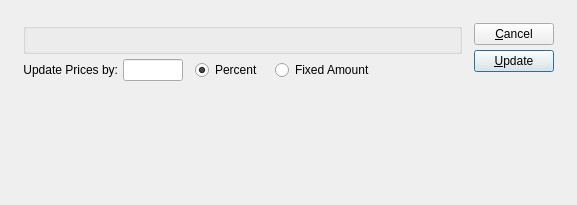
<?xml version="1.0" encoding="UTF-8"?>
<ui version="4.0">
 <comment>This file is part of the xTuple ERP: PostBooks Edition, a free and
open source Enterprise Resource Planning software suite,
Copyright (c) 1999-2018 by OpenMFG LLC, d/b/a xTuple.
It is licensed to you under the Common Public Attribution License
version 1.0, the full text of which (including xTuple-specific Exhibits)
is available at www.xtuple.com/CPAL.  By using this software, you agree
to be bound by its terms.</comment>
 <class>updateListPricesByProductCategory</class>
 <widget class="QDialog" name="updateListPricesByProductCategory">
  <property name="geometry">
   <rect>
    <x>0</x>
    <y>0</y>
    <width>577</width>
    <height>205</height>
   </rect>
  </property>
  <property name="windowTitle">
   <string>Update List Prices by Product Category</string>
  </property>
  <layout class="QGridLayout" name="gridLayout_2">
   <item row="0" column="0">
    <layout class="QGridLayout" name="gridLayout">
     <property name="margin">
      <number>12</number>
     </property>
     <property name="spacing">
      <number>12</number>
     </property>
     <item row="0" column="0">
      <layout class="QVBoxLayout">
       <property name="spacing">
        <number>0</number>
       </property>
       <item>
        <layout class="QVBoxLayout">
         <property name="spacing">
          <number>5</number>
         </property>
         <item>
          <widget class="ParameterGroup" name="_productCategory">
           <property name="title">
            <string/>
           </property>
           <property name="fixedSize">
            <bool>false</bool>
           </property>
          </widget>
         </item>
         <item>
          <layout class="QHBoxLayout">
           <property name="spacing">
            <number>12</number>
           </property>
           <item>
            <layout class="QHBoxLayout">
             <property name="spacing">
              <number>5</number>
             </property>
             <item>
              <widget class="QLabel" name="_updateLit">
               <property name="text">
                <string>Update Prices by:</string>
               </property>
               <property name="alignment">
                <set>Qt::AlignRight|Qt::AlignTrailing|Qt::AlignVCenter</set>
               </property>
              </widget>
             </item>
             <item>
              <widget class="XLineEdit" name="_updateBy">
               <property name="sizePolicy">
                <sizepolicy hsizetype="Preferred" vsizetype="Fixed">
                 <horstretch>0</horstretch>
                 <verstretch>0</verstretch>
                </sizepolicy>
               </property>
               <property name="maximumSize">
                <size>
                 <width>60</width>
                 <height>32767</height>
                </size>
               </property>
               <property name="alignment">
                <set>Qt::AlignRight</set>
               </property>
              </widget>
             </item>
            </layout>
           </item>
           <item>
            <widget class="QRadioButton" name="_percent">
             <property name="text">
              <string>Percent</string>
             </property>
             <property name="checked">
              <bool>true</bool>
             </property>
            </widget>
           </item>
           <item>
            <widget class="QRadioButton" name="_value">
             <property name="text">
              <string>Fixed Amount</string>
             </property>
            </widget>
           </item>
           <item>
            <spacer name="Spacer42">
             <property name="orientation">
              <enum>Qt::Horizontal</enum>
             </property>
             <property name="sizeType">
              <enum>QSizePolicy::Expanding</enum>
             </property>
             <property name="sizeHint" stdset="0">
              <size>
               <width>20</width>
               <height>20</height>
              </size>
             </property>
            </spacer>
           </item>
          </layout>
         </item>
        </layout>
       </item>
       <item>
        <spacer name="Spacer27">
         <property name="orientation">
          <enum>Qt::Vertical</enum>
         </property>
         <property name="sizeType">
          <enum>QSizePolicy::Expanding</enum>
         </property>
         <property name="sizeHint" stdset="0">
          <size>
           <width>20</width>
           <height>0</height>
          </size>
         </property>
        </spacer>
       </item>
      </layout>
     </item>
     <item row="0" column="1">
      <layout class="QVBoxLayout">
       <property name="spacing">
        <number>5</number>
       </property>
       <item>
        <widget class="QPushButton" name="_close">
         <property name="text">
          <string>&amp;Cancel</string>
         </property>
        </widget>
       </item>
       <item>
        <widget class="QPushButton" name="_update">
         <property name="text">
          <string>&amp;Update</string>
         </property>
         <property name="autoDefault">
          <bool>true</bool>
         </property>
         <property name="default">
          <bool>true</bool>
         </property>
        </widget>
       </item>
       <item>
        <spacer name="Spacer26">
         <property name="orientation">
          <enum>Qt::Vertical</enum>
         </property>
         <property name="sizeType">
          <enum>QSizePolicy::Expanding</enum>
         </property>
         <property name="sizeHint" stdset="0">
          <size>
           <width>20</width>
           <height>20</height>
          </size>
         </property>
        </spacer>
       </item>
      </layout>
     </item>
    </layout>
   </item>
  </layout>
 </widget>
 <layoutdefault spacing="6" margin="11"/>
 <customwidgets>
  <customwidget>
   <class>ParameterGroup</class>
   <extends>QGroupBox</extends>
   <header>parametergroup.h</header>
   <container>1</container>
  </customwidget>
  <customwidget>
   <class>XLineEdit</class>
   <extends>QLineEdit</extends>
   <header>xlineedit.h</header>
   <container>1</container>
  </customwidget>
 </customwidgets>
 <tabstops>
  <tabstop>_productCategory</tabstop>
  <tabstop>_updateBy</tabstop>
  <tabstop>_update</tabstop>
  <tabstop>_close</tabstop>
 </tabstops>
 <resources/>
 <connections>
  <connection>
   <sender>_close</sender>
   <signal>clicked()</signal>
   <receiver>updateListPricesByProductCategory</receiver>
   <slot>reject()</slot>
   <hints>
    <hint type="sourcelabel">
     <x>20</x>
     <y>20</y>
    </hint>
    <hint type="destinationlabel">
     <x>20</x>
     <y>20</y>
    </hint>
   </hints>
  </connection>
 </connections>
</ui>
